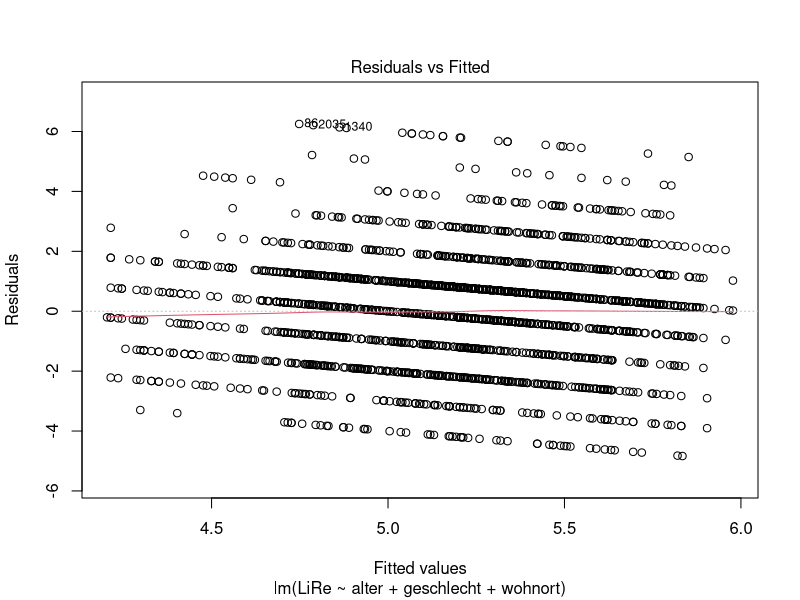
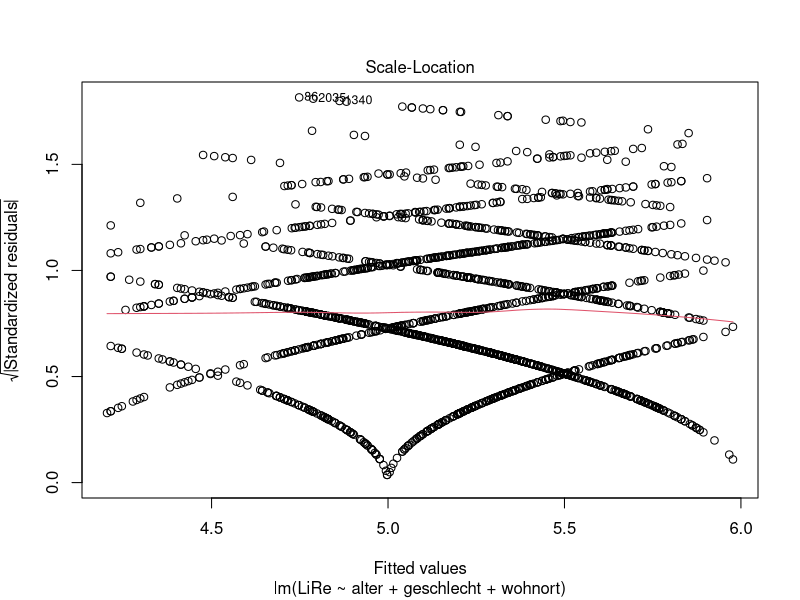
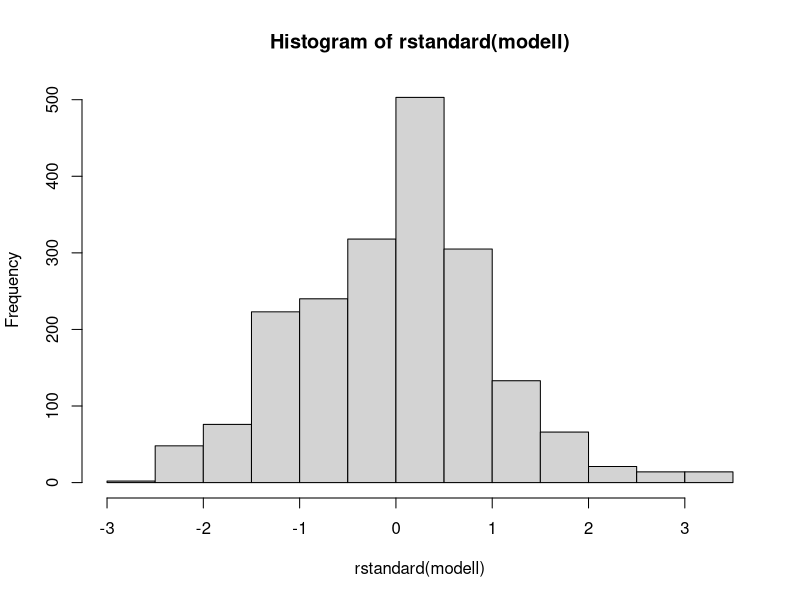

Write the R code that produced these figures, in order.
## ---- chunk 1
knitr::opts_chunk$set(echo = TRUE, warnings = FALSE)
## ---- chunk 2
library(foreign)
setwd("C:/Users/laura/OneDrive/Documents/Arbeit/r/Meine_Überarbeitungen")
getwd()
gles <- read.spss("ZA6801_de_v4-0-1.sav", to.data.frame = TRUE)
lijphart <- read.csv2("Lijphart_Data_recode.csv")
## ---- chunk 3
library(foreign)
setwd("C:/Users/laura/OneDrive/Documents/Arbeit/r/Meine_Überarbeitungen")
getwd()
gles <- read.spss("ZA6801_de_v4-0-1.sav", to.data.frame = TRUE)
lijphart <- read.csv2("Lijphart_Data_recode.csv")
## ---- chunk 4
# GLES
# Alter
q2c_num <- as.numeric(as.character(gles$q2c))
gles$alter <- 2017 - q2c_num

# Geschlecht
names(gles)[names(gles) == "q1"] <- "geschlecht"

# Einkommen kategorial
gles$einkommen_cat[gles$q192 == "unter 500 Euro" |
                     gles$q192 == "500 bis unter 750 Euro" |
                     gles$q192 == "750 bis unter 1000 Euro"] <- "weniger als 1000"
gles$einkommen_cat[gles$q192 == "1000 bis unter 1250 Euro" |
                     gles$q192 == "1250 bis unter 1500 Euro" |
                     gles$q192 == "1500 bis unter 2000 Euro"] <- "1000 bis 1999"
gles$einkommen_cat[gles$q192 == "2000 bis unter 2500 Euro" |
                     gles$q192 == "2500 bis unter 3000 Euro"] <- "2000 bis 2999"
gles$einkommen_cat[gles$q192 == "3000 bis unter 4000 Euro"] <- "3000 bis 3999"
gles$einkommen_cat[gles$q192 == "4000 bis unter 5000 Euro"] <- "4000 bis 4999"
gles$einkommen_cat[gles$q192 == "5000 bis unter 7500 Euro"] <- "5000 bis 7499"
gles$einkommen_cat[gles$q192 == "7500 bis unter 10000 Euro" |
                     gles$q192 == "10000 Euro und mehr"] <- "7500 und mehr"

gles$einkommen_cat <- factor(gles$einkommen_cat,
                                levels = c("weniger als 1000",
                                           "1000 bis 1999",
                                           "2000 bis 2999",
                                           "3000 bis 3999",
                                           "4000 bis 4999",
                                           "5000 bis 7499",
                                           "7500 und mehr"))

# Einkommen numerisch
gles$einkommen_num[gles$einkommen_cat == "weniger als 1000"] <- 1
gles$einkommen_num[gles$einkommen_cat == "1000 bis 1999"] <- 2
gles$einkommen_num[gles$einkommen_cat == "2000 bis 2999"] <- 3
gles$einkommen_num[gles$einkommen_cat == "3000 bis 3999"] <- 4
gles$einkommen_num[gles$einkommen_cat == "4000 bis 4999"] <- 5
gles$einkommen_num[gles$einkommen_cat == "5000 bis 7499"] <- 6
gles$einkommen_num[gles$einkommen_cat == "7500 und mehr"] <- 7

# Wohnort
gles$wohnort[gles$q197 == "Grossstadt"] <- "Großstadt"
gles$wohnort[gles$q197 == "kleine oder mittelgrosse Stadt"] <- "Kleinstadt"
gles$wohnort[gles$q197 == "laendliche Gegend oder Dorf"] <- "Land"
gles$wohnort[gles$q197 == "Vorstadt/ Vorort einer Grossstadt"] <- "Vorstadt"

# Links-Rechts-Selbsteinstufung
gles$LiRe <- as.character(gles$q32)
gles$LiRe[gles$LiRe == "1 links"] <- "1"
gles$LiRe[gles$LiRe == "11 rechts"] <- "11"
gles$LiRe <- as.numeric(gles$LiRe)

# Links-Rechts-Selbsteinstufung aggregiert
gles$LiRe_cat[gles$LiRe >= 1 &
                gles$LiRe <= 2] <- "links"
gles$LiRe_cat[gles$LiRe >= 3 &
                gles$LiRe <= 4] <- "moderat links"
gles$LiRe_cat[gles$LiRe >= 5 &
                gles$LiRe <= 7] <- "mittig"
gles$LiRe_cat[gles$LiRe >= 8 &
                gles$LiRe <= 9] <- "moderat rechts"
gles$LiRe_cat[gles$LiRe >= 10 &
                gles$LiRe <= 11] <- "rechts"

gles$LiRe_cat <- factor(gles$LiRe_cat,
                                levels = c("links",
                                           "moderat links",
                                           "mittig",
                                           "moderat rechts",
                                           "rechts"))

# AfD-Wahl
gles$AfD.Wahl[gles$q19ba == "AfD"] <- 1
gles$AfD.Wahl[gles$q19ba != "AfD"] <- 0
## ---- chunk 5
modell <- lm(LiRe ~ alter + geschlecht + wohnort, data = gles)
## ---- chunk 6
plot(modell, 1)
## ---- chunk 7
#install.packages("car")
library(car)
vif(modell)
## ---- chunk 8
plot(modell, 3)
## ---- chunk 9
head(rstandard(modell))
hist(rstandard(modell))
## ---- chunk 10
interaktion <- gles$alter * gles$einkommen_num
## ---- chunk 11
log_alter <- log(gles$alter)
